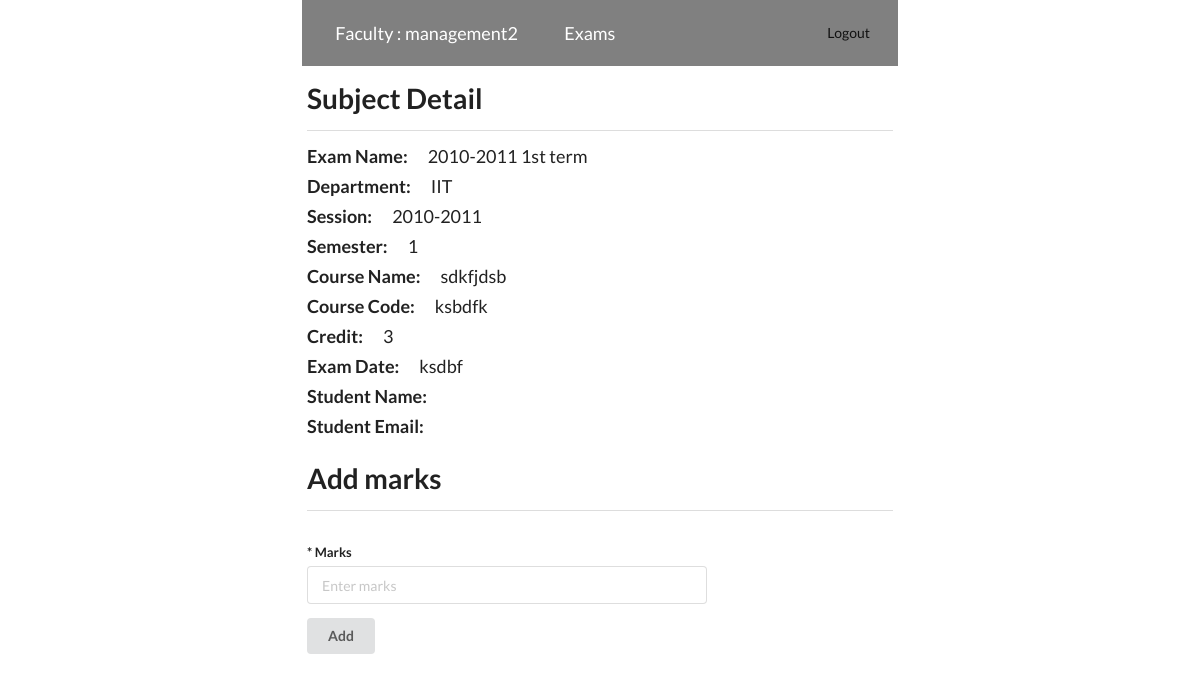
The app's page /management/exams/add_marks.php?subjectid=10 (signed in) with its own data.
### tables this page shows
CREATE TABLE `exam` (
  `id` int(11) NOT NULL,
  `department` varchar(100) NOT NULL,
  `session` varchar(100) NOT NULL,
  `semister` varchar(100) NOT NULL,
  `name` varchar(150) NOT NULL,
  `management` int(11) DEFAULT NULL
);

CREATE TABLE `exam_subject` (
  `id` int(11) NOT NULL,
  `name` varchar(150) NOT NULL,
  `code` varchar(50) NOT NULL,
  `credit` int(11) NOT NULL,
  `exam_date` varchar(50) NOT NULL,
  `management` int(11) DEFAULT NULL,
  `exam` int(11) DEFAULT NULL
);

### management/exams/add_marks.php (the view, shortened to what this page needs)
<?php
	include_once("../../header.php");
?>
    <link rel="stylesheet" type="text/css" href="/exam/css/admin/index.css" />
</head>
<body>
	<?php
		include_once("../../grid.php");
	?>
    <?php
        $subjectid = $_GET['subjectid'];
        $query=mysqli_query($conn, "SELECT * FROM exam_subject WHERE id = '$subjectid'");
        $row=mysqli_fetch_array($query);
        $exam_id = $row["exam"];
        $e_query=mysqli_query($conn, "SELECT * FROM exam WHERE id = '$exam_id'");
        $e_row=mysqli_fetch_array($e_query);
    ?>
    <div class="">
        <h1>Subject Detail</h1>
        <div class="ui divider"></div>
        <div class="single-row">
            <div class="label">Exam Name: </div>
            <div class="value"><?php echo $e_row["name"]; ?></div>
        </div>
        <div class="single-row">
            <div class="label">Department: </div>
            <div class="value"><?php echo $e_row["department"]; ?></div>
        </div>
        <div class="single-row">
            <div class="label">Session: </div>
            <div class="value"><?php echo $e_row["session"]; ?></div>
        </div>
        <div class="single-row">
            <div class="label">Semester: </div>
            <div class="value"><?php echo $e_row["semister"]; ?></div>
        </div>
        <div class="single-row">
            <div class="label">Course Name: </div>
            <div class="value"><?php echo $row["name"]; ?></div>
        </div>
        <div class="single-row">
            <div class="label">Course Code: </div>
            <div class="value"><?php echo $row["code"]; ?></div>
        </div>
        <div class="single-row">
            <div class="label">Credit: </div>
            <div class="value"><?php echo $row["credit"]; ?></div>
        </div>
        <div class="single-row">
            <div class="label">Exam Date: </div>
            <div class="value"><?php echo $row["exam_date"]; ?></div>
        </div>
        <div class="single-row">
            <div class="label">Student Name: </div>
        </div>
        <div class="single-row">
            <div class="label">Student Email: </div>
        </div>
        <h1>Add marks</h1>
        <div class="ui divider"></div>
        <form class="ui form" method="post" style="margin-top: 30px;">
            <div class="field">
                <label>* Marks</label>
                <input type="number" name="marks" placeholder="Enter marks" required style="width: 400px;" />
            </div>
            <button class="ui button" name="submit" type="submit">Add</button>
        </form>
    </div>
	<?php
		include_once("../../footer.php");
	?>

### exam/css/admin/index.css (style rules this page uses)
.single-row { display: flex; flex-direction: row; gap: 20px; margin-bottom: 10px; }
.label { font-size: 18px; font-weight: 600; }
.value { font-size: 18px; font-weight: 400; }

### records on screen
exam: name "2010-2011 1st term", department "IIT", session "2010-2011", semister "1"
exam_subject: name "sdkfjdsb", code "ksbdfk", credit "3", exam_date "ksdbf"

### other values on screen
$username "management2"
